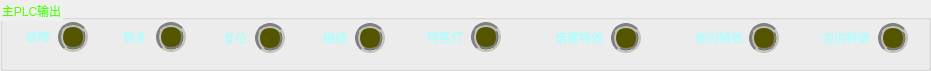
  <widget class="QGroupBox" name="PLCOGroupBox">
   <property name="geometry">
    <rect>
     <x>30</x>
     <y>240</y>
     <width>931</width>
     <height>71</height>
    </rect>
   </property>
   <property name="styleSheet">
    <string notr="true">color: rgb(85, 255, 0);</string>
   </property>
   <property name="title">
    <string>主PLC输出</string>
   </property>
   <widget class="QPushButton" name="pushButton_13">
    <property name="enabled">
     <bool>false</bool>
    </property>
    <property name="geometry">
     <rect>
      <x>749</x>
      <y>23</y>
      <width>30</width>
      <height>30</height>
     </rect>
    </property>
    <property name="styleSheet">
     <string notr="true">border:5px groove gray;border-radius:15px;
background-color: rgb(85, 85, 0);</string>
    </property>
    <property name="text">
     <string/>
    </property>
   </widget>
   <widget class="QLabel" name="label_15">
    <property name="geometry">
     <rect>
      <x>116</x>
      <y>26</y>
      <width>31</width>
      <height>21</height>
     </rect>
    </property>
    <property name="styleSheet">
     <string notr="true">color: rgb(170, 255, 255);</string>
    </property>
    <property name="text">
     <string>恢复</string>
    </property>
    <property name="alignment">
     <set>Qt::AlignRight|Qt::AlignTrailing|Qt::AlignVCenter</set>
    </property>
   </widget>
   <widget class="QLabel" name="label_20">
    <property name="geometry">
     <rect>
      <x>819</x>
      <y>27</y>
      <width>51</width>
      <height>21</height>
     </rect>
    </property>
    <property name="styleSheet">
     <string notr="true">color: rgb(170, 255, 255);</string>
    </property>
    <property name="text">
     <string>泡泡特效</string>
    </property>
    <property name="alignment">
     <set>Qt::AlignRight|Qt::AlignTrailing|Qt::AlignVCenter</set>
    </property>
   </widget>
   <widget class="QLabel" name="label_14">
    <property name="geometry">
     <rect>
      <x>216</x>
      <y>27</y>
      <width>31</width>
      <height>21</height>
     </rect>
    </property>
    <property name="styleSheet">
     <string notr="true">color: rgb(170, 255, 255);</string>
    </property>
    <property name="text">
     <string>复位</string>
    </property>
    <property name="alignment">
     <set>Qt::AlignRight|Qt::AlignTrailing|Qt::AlignVCenter</set>
    </property>
   </widget>
   <widget class="QPushButton" name="pushButton_7">
    <property name="enabled">
     <bool>false</bool>
    </property>
    <property name="geometry">
     <rect>
      <x>58</x>
      <y>22</y>
      <width>30</width>
      <height>30</height>
     </rect>
    </property>
    <property name="styleSheet">
     <string notr="true">border:5px groove gray;border-radius:15px;
background-color: rgb(85, 85, 0);
</string>
    </property>
    <property name="text">
     <string/>
    </property>
   </widget>
   <widget class="QLabel" name="label_19">
    <property name="geometry">
     <rect>
      <x>692</x>
      <y>27</y>
      <width>51</width>
      <height>21</height>
     </rect>
    </property>
    <property name="styleSheet">
     <string notr="true">color: rgb(170, 255, 255);</string>
    </property>
    <property name="text">
     <string>频闪特效</string>
    </property>
    <property name="alignment">
     <set>Qt::AlignRight|Qt::AlignTrailing|Qt::AlignVCenter</set>
    </property>
   </widget>
   <widget class="QLabel" name="label_18">
    <property name="geometry">
     <rect>
      <x>316</x>
      <y>27</y>
      <width>31</width>
      <height>21</height>
     </rect>
    </property>
    <property name="styleSheet">
     <string notr="true">color: rgb(170, 255, 255);</string>
    </property>
    <property name="text">
     <string>继续</string>
    </property>
    <property name="alignment">
     <set>Qt::AlignRight|Qt::AlignTrailing|Qt::AlignVCenter</set>
    </property>
   </widget>
   <widget class="QPushButton" name="pushButton_9">
    <property name="enabled">
     <bool>false</bool>
    </property>
    <property name="geometry">
     <rect>
      <x>255</x>
      <y>23</y>
      <width>30</width>
      <height>30</height>
     </rect>
    </property>
    <property name="styleSheet">
     <string notr="true">border:5px groove gray;border-radius:15px;
background-color: rgb(85, 85, 0);</string>
    </property>
    <property name="text">
     <string/>
    </property>
   </widget>
   <widget class="QPushButton" name="pushButton_8">
    <property name="enabled">
     <bool>false</bool>
    </property>
    <property name="geometry">
     <rect>
      <x>156</x>
      <y>22</y>
      <width>30</width>
      <height>30</height>
     </rect>
    </property>
    <property name="styleSheet">
     <string notr="true">border:5px groove gray;border-radius:15px;
background-color: rgb(85, 85, 0);</string>
    </property>
    <property name="text">
     <string/>
    </property>
   </widget>
   <widget class="QPushButton" name="pushButton_12">
    <property name="enabled">
     <bool>false</bool>
    </property>
    <property name="geometry">
     <rect>
      <x>611</x>
      <y>23</y>
      <width>30</width>
      <height>30</height>
     </rect>
    </property>
    <property name="styleSheet">
     <string notr="true">border:5px groove gray;border-radius:15px;
background-color: rgb(85, 85, 0);</string>
    </property>
    <property name="text">
     <string/>
    </property>
   </widget>
   <widget class="QLabel" name="label_16">
    <property name="geometry">
     <rect>
      <x>19</x>
      <y>26</y>
      <width>31</width>
      <height>21</height>
     </rect>
    </property>
    <property name="styleSheet">
     <string notr="true">color: rgb(170, 255, 255);</string>
    </property>
    <property name="text">
     <string>故障</string>
    </property>
    <property name="alignment">
     <set>Qt::AlignRight|Qt::AlignTrailing|Qt::AlignVCenter</set>
    </property>
   </widget>
   <widget class="QLabel" name="label_17">
    <property name="geometry">
     <rect>
      <x>552</x>
      <y>27</y>
      <width>51</width>
      <height>21</height>
     </rect>
    </property>
    <property name="styleSheet">
     <string notr="true">color: rgb(170, 255, 255);</string>
    </property>
    <property name="text">
     <string>烟雾特效</string>
    </property>
    <property name="alignment">
     <set>Qt::AlignRight|Qt::AlignTrailing|Qt::AlignVCenter</set>
    </property>
   </widget>
   <widget class="QPushButton" name="pushButton_10">
    <property name="enabled">
     <bool>false</bool>
    </property>
    <property name="geometry">
     <rect>
      <x>355</x>
      <y>23</y>
      <width>30</width>
      <height>30</height>
     </rect>
    </property>
    <property name="styleSheet">
     <string notr="true">border:5px groove gray;border-radius:15px;
background-color: rgb(85, 85, 0);</string>
    </property>
    <property name="text">
     <string/>
    </property>
   </widget>
   <widget class="QPushButton" name="pushButton_14">
    <property name="enabled">
     <bool>false</bool>
    </property>
    <property name="geometry">
     <rect>
      <x>878</x>
      <y>23</y>
      <width>30</width>
      <height>30</height>
     </rect>
    </property>
    <property name="styleSheet">
     <string notr="true">border:5px groove gray;border-radius:15px;
background-color: rgb(85, 85, 0);</string>
    </property>
    <property name="text">
     <string/>
    </property>
   </widget>
   <widget class="QPushButton" name="pushButton_11">
    <property name="enabled">
     <bool>false</bool>
    </property>
    <property name="geometry">
     <rect>
      <x>471</x>
      <y>22</y>
      <width>30</width>
      <height>30</height>
     </rect>
    </property>
    <property name="styleSheet">
     <string notr="true">border:5px groove gray;border-radius:15px;
background-color: rgb(85, 85, 0);</string>
    </property>
    <property name="text">
     <string/>
    </property>
   </widget>
   <widget class="QLabel" name="label_33">
    <property name="geometry">
     <rect>
      <x>422</x>
      <y>26</y>
      <width>41</width>
      <height>21</height>
     </rect>
    </property>
    <property name="styleSheet">
     <string notr="true">color: rgb(170, 255, 255);</string>
    </property>
    <property name="text">
     <string>待客灯</string>
    </property>
    <property name="alignment">
     <set>Qt::AlignRight|Qt::AlignTrailing|Qt::AlignVCenter</set>
    </property>
   </widget>
  </widget>
